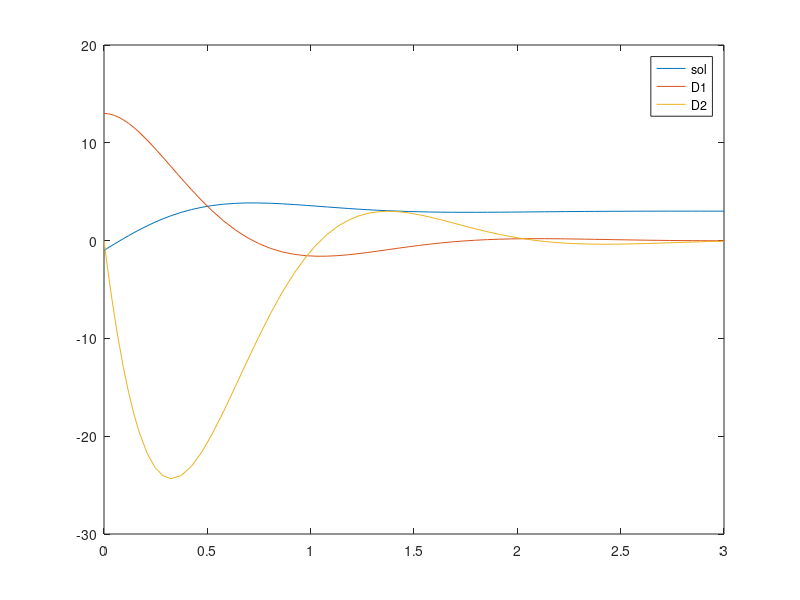

Source code (MATLAB):
function linearlauchy
b = [-1, 13, 0];
[T, Z] = ode45(@ff, [0,3], b);
plot(T, Z(:, 1), T, Z(:,2), T, Z(:,3))
legend('sol', 'D1', 'D2');
end
function u = ff(~, y)
u = [y(2); y(3); ...
    -13 * y(2) - 4 * y(3)];
end
